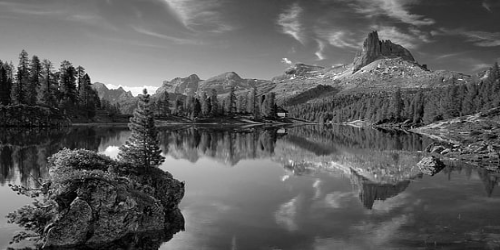
#> input picture A2/data/img1.png, 500 x 250 px
$ jupyter execute Q1.ipynb
#> lines starting #> are read from the running program, lines starting #| are printed output that depends on the picture; after the words box and inside, x2 and y2 are one past the last pixel; in counts of white or black regions, pixels touching at a corner belong together; long printed decimals are rounded
#> further down, image1 is the input picture: shape (250, 500); min 0, max 255, mean 93.1
[cell 1]
import cv2
import numpy as np
import pandas as pd
from scipy.signal import convolve2d
import math
import matplotlib.pyplot as plt
from scipy.fft import fft2, ifft2, fftshift, ifftshift
import time

[cell 2]
def disk_kernel(radius:float)->np.array:
#> called with radius = 5
    size = 2*math.ceil(radius) +1
    kernel = np.zeros((size,size))
    a = size //2
    for i in range(size):
        for j in range(size):
            x = i-a
            y = j-a
            distance = np.sqrt(x**2 + y**2)
            if(distance <=radius-0.5):
                kernel[i,j] = 1
            elif(distance >= radius-0.5 and distance <= radius +0.5):
                kernel[i,j] = np.round(radius +0.5 - distance,3)
            else:
                kernel[i,j] = 0
    return kernel

def convolve(image:np.array,kernel:np.array)->np.array:
    x,y = image.shape[0]//2,image.shape[1]//2
#> x = 125; y = 250
    image_shape = image.shape
#> image_shape = (250, 500)
    padded_image = np.pad(image,((image_shape[0]//2,image_shape[0]//2),(image_shape[1]//2,image_shape[1]//2)),mode='reflect')
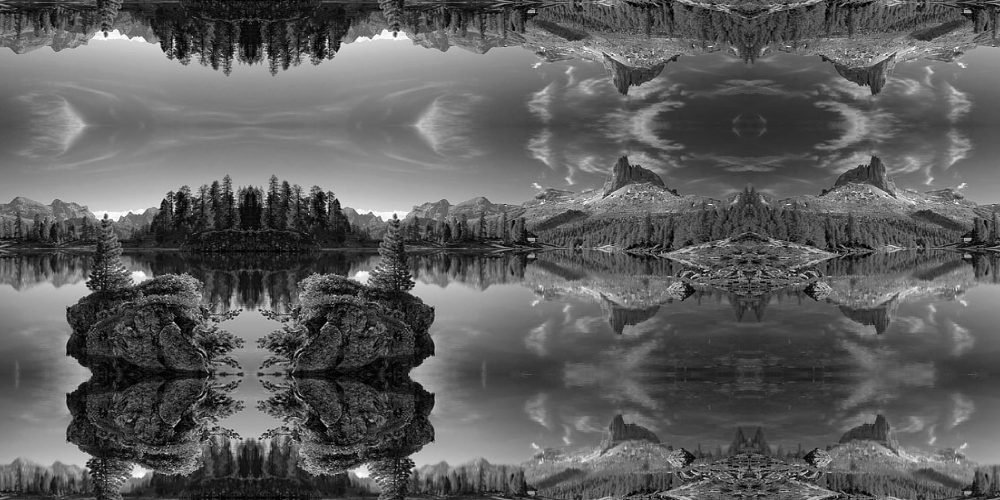
#> padded_image: shape (500, 1000); min 0, max 255, mean 93.2

    convolved_image =convolve2d(padded_image,kernel,mode='same')
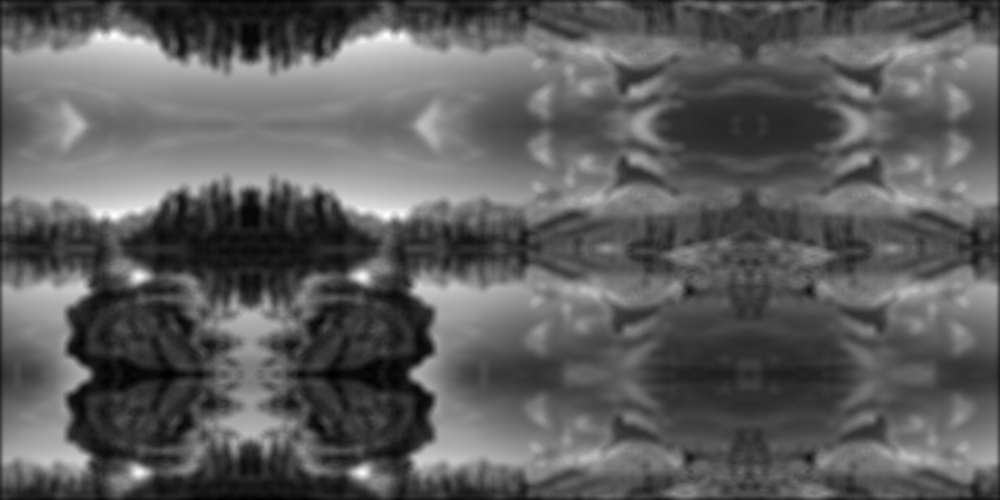
#> convolved_image: shape (500, 1000) float64; min 590.2, max 18997.1, mean 7331.8; drawn with min black and max white
    out_image = convolved_image[x:x+image.shape[0],y:y+image.shape[1]]
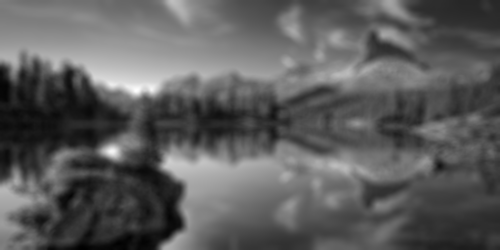
#> out_image: shape (250, 500) float64; min 694.3, max 18997.1, mean 7370.8; drawn with min black and max white
    out_image =((out_image - np.min(out_image))/(np.max(out_image)-np.min(out_image)) *255).astype(np.uint8)
#| Q1 a image shape (250, 500)
    return out_image.astype(np.uint8)

#########################################################################
def blur_using_fft(image:np.array,kernel:np.array,intermediate=False)->np.array:
#> called with kernel = array of shape (11, 11), intermediate = True
    image_shape = image.shape
#> image_shape = (250, 500)
    padded_image = np.pad(image,((image_shape[0]//2,image_shape[0]//2),(image_shape[1]//2,image_shape[1]//2)),mode='reflect')
    padded_kernel = np.zeros(padded_image.shape)
    padded_kernel[(padded_kernel.shape[0] // 2 - kernel.shape[0] // 2):(padded_kernel.shape[0] // 2 + kernel.shape[0] // 2 + 1),
                  (padded_kernel.shape[1] // 2 - kernel.shape[1] // 2):(padded_kernel.shape[1] // 2 + kernel.shape[1] // 2 + 1)] = kernel
    padded_kernel = fftshift(padded_kernel)
    F_image = fft2(padded_image)
    F_kernel = fft2(padded_kernel)
    Image_filtered = F_image*F_kernel
    inversed = np.real(ifft2(Image_filtered))
    x,y = image_shape[0]//2,image_shape[1]//2
#> x = 125; y = 250
    out_image =inversed[x:x+image_shape[0],y:y+image_shape[1]]
    out_image =((out_image - np.min(out_image))/(np.max(out_image)-np.min(out_image)) *255).astype(np.uint8)

    if(intermediate):

        log_spectrum_shifted = np.log(np.abs(fftshift(F_image)))
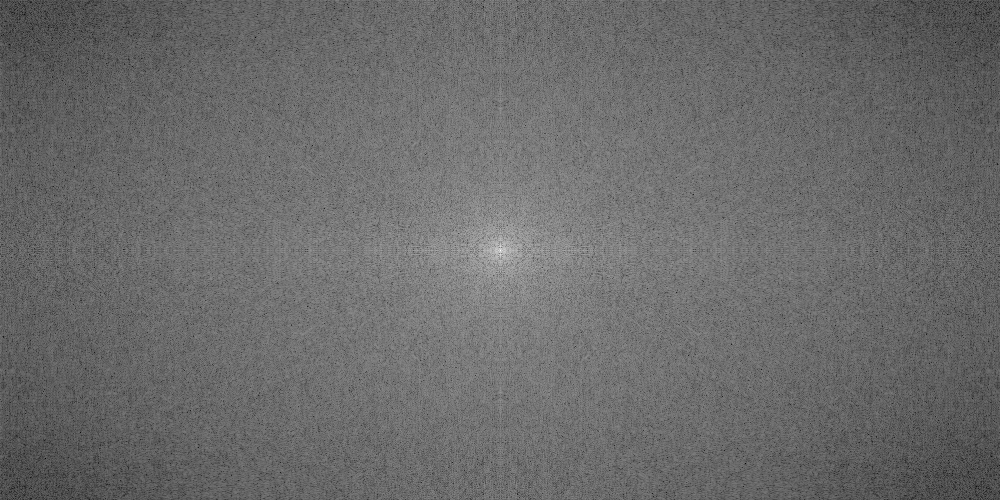
#> log_spectrum_shifted: shape (500, 1000) float64; min 2.12, max 17.66, mean 8.65; drawn with min black and max white
        log_spectrum_shifted = (255*(log_spectrum_shifted - np.min(log_spectrum_shifted))/(np.max(log_spectrum_shifted) - np.min(log_spectrum_shifted))).astype(np.uint8)
        cv2.imwrite("output_images/Q1/Q1_b_shifted_spectrum.png",log_spectrum_shifted,[cv2.IMWRITE_PNG_COMPRESSION,0])
        log_shifted_filtered =  np.log(np.abs(fftshift(Image_filtered)))
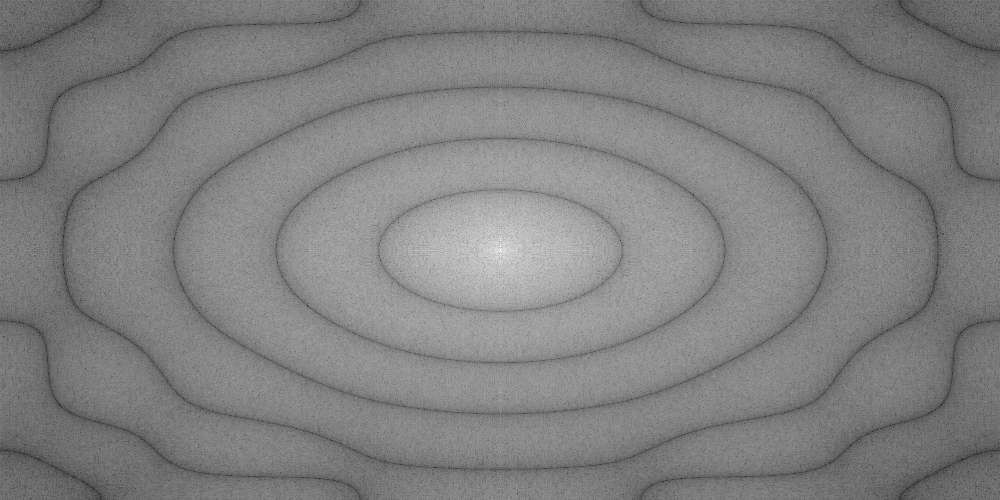
#> log_shifted_filtered: shape (500, 1000) float64; min -4.48, max 22.03, mean 8.9; drawn with min black and max white
        log_shifted_filtered = (255*(log_shifted_filtered - np.min(log_shifted_filtered))/(np.max(log_shifted_filtered) - np.min(log_shifted_filtered))).astype(np.uint8)
        cv2.imwrite("output_images/Q1/Q1_b_shifted_filtered_image.png",log_shifted_filtered,[cv2.IMWRITE_PNG_COMPRESSION,0])
        log_shifted_kernel = np.log(np.abs(fftshift(F_kernel)))
        log_shifted_kernel = 255*(log_shifted_kernel-np.min(log_shifted_kernel))/(np.max(log_shifted_kernel) - np.min(log_shifted_kernel))
        cv2.imwrite("output_images/Q1/Q1_b_shifted_kernel_image.png",log_shifted_kernel,[cv2.IMWRITE_PNG_COMPRESSION,0])
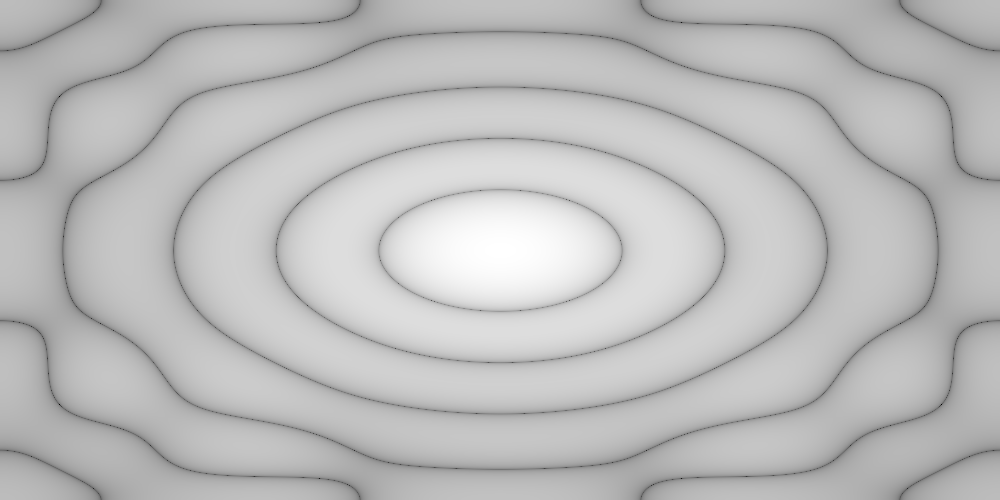
#> saved as Q1_b_shifted_kernel_image.png: shape (500, 1000); min 0, max 255, mean 187.7

    return out_image.astype(np.uint8)

[cell 3]
image1 = cv2.imread("data/img1.png", cv2.IMREAD_GRAYSCALE)
plt.imshow(image1, cmap='gray')

plt.axis('off')
plt.show()

[cell 4]
#******************Q1**************************
kernel1 = disk_kernel(5)
filtered_image1 = convolve(image1,kernel1)
cv2.imwrite("output_images/Q1/convolved_image.png",filtered_image1,[cv2.IMWRITE_PNG_COMPRESSION,0])
print("Q1 a image shape",filtered_image1.shape)
plt.imshow(filtered_image1, cmap='gray')
plt.axis('off')
plt.show()

[cell 5]
# image1 = cv2.imread("data/img1.png", cv2.IMREAD_GRAYSCALE)
filtered_image2 =blur_using_fft(image1,kernel1,True)
cv2.imwrite("output_images/Q1/blured_in_frequency_domain.png",filtered_image2,[cv2.IMWRITE_PNG_COMPRESSION,0])
print("Q1 a image shape",filtered_image2.shape)
#| Q1 a image shape (250, 500)
plt.imshow(filtered_image2, cmap='gray')
plt.axis('off')
plt.show()

[cell 6]
z=(filtered_image2==filtered_image1)
#> z: shape (250, 500) bool; every value is 1
p = (z==True)
print("equal values should be ",250*500," equal values ",np.sum(np.array(z)))
#| equal values should be  125000  equal values  125000

[cell 7]
#Q1 d computing execution time
r=1
T_r =0
time_convolution =[]
time_fft =[]
R_list =[]
L=np.minimum(image1.shape[0],image1.shape[1])
#> L = 250
while r < L and T_r <= 1.0:
    kernel = disk_kernel(r)
    start = time.time()
    convolve(image1,kernel)
    start2 = time.time()
    blur_using_fft(image1,kernel)
    start3 = time.time()
    t1 = start2 - start
    t2 = start3 - start2
    time_convolution.append(t1)
    time_fft.append(t2)
    T_r = np.maximum(t1,t2)
    R_list.append(r)
    r = r*2
#> after the loop, R_list = [1, 2, 4, 8, 16]; r = 32; time_convolution = [0.0493, 0.0324, 0.089, 0.281, 1.05]; time_fft = [0.0491, 0.018, 0.018, 0.0183, 0.0197]
print("time_convolution:",time_convolution)
#| time_convolution: [0.04931, 0.03244, 0.08897, 0.2805, 1.055]
print("time fft: ",time_fft)
#| time fft:  [0.04908, 0.01796, 0.01799, 0.0183, 0.01974]
print("Radius_list",R_list)
#| Radius_list [1, 2, 4, 8, 16]

[cell 8]
time_convolution = np.array(time_convolution)
time_fft = np.array(time_fft)
R_list = np.array(R_list)

[cell 9]
plt.figure(figsize=(8, 6))
plt.loglog(R_list, time_convolution, label='Time Convolution', marker='o')
plt.loglog(R_list, time_fft, label='Time FFT', marker='x')
plt.xlabel('Radius (log scale)')
plt.ylabel('Execution Time in (s,log10 scale)')
plt.title('Log-Log Plot of Convolution vs FFT Time')

plt.legend()
ticks = R_list
#> ticks = [1, 2, 4, 8, 16]
tick_labels = [f'$2^{int(np.log2(r))}$' for r in R_list]  # Format as 2^n
#> tick_labels = ['$2^0$', '$2^1$', '$2^2$', '$2^3$', '$2^4$']

plt.xticks(ticks, tick_labels)

plt.grid(True, which="both", ls="--")
plt.savefig("output_images/Q1/plot.png")
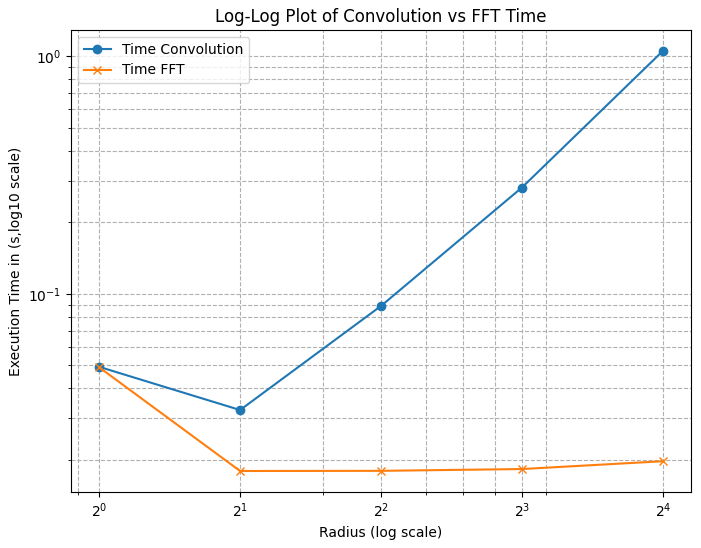
#> figure drawn by matplotlib, 1 panel
plt.show()

$ run again, with A2/data/my_image.png copied over A2/data/img1.png
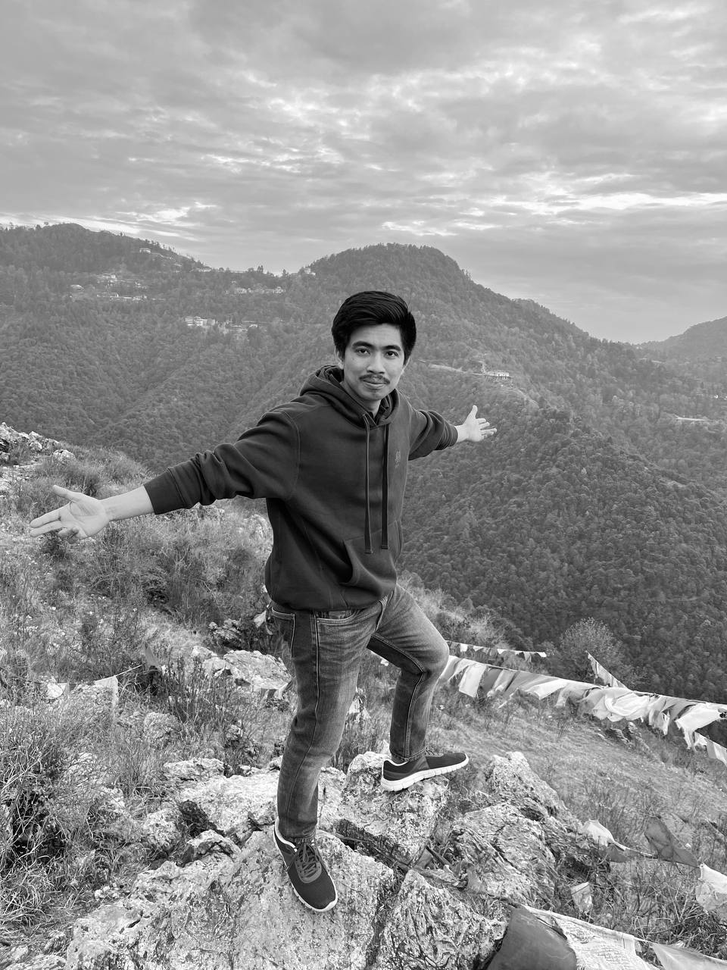
#> input picture A2/data/my_image.png, 727 x 970 px, shrunk from 960 x 1280 before the run
#> image1 is the input picture: shape (970, 727); min 0, max 255, mean 144.2
#| Q1 a image shape (970, 727)
#| Q1 a image shape (970, 727)
#> `z=(filtered_image2==filtered_image1)`:
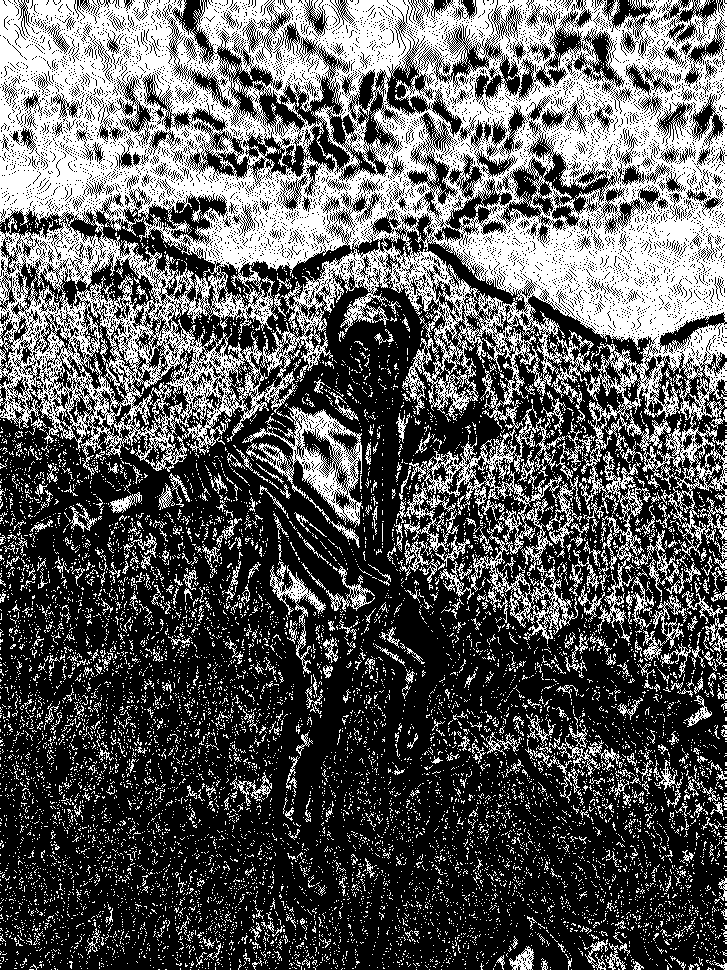
#> z: shape (970, 727) bool; 35.5% white; 10128 white regions (9689 under 20 px), largest, box (x1, y1, x2, y2) and area: (0, 0, 727, 642) 182411, (242, 406, 363, 528) 4103, (409, 405, 562, 571) 3872
#| equal values should be  125000  equal values  250264
#> after the loop `while r < L and T_r <= 1.0:`: R_list = [1, 2, 4, 8]; r = 16; time_convolution = [0.217, 0.187, 0.526, 1.61]; time_fft = [0.501, 0.418, 0.578, 0.401]
#| time_convolution: [0.2173, 0.1869, 0.526, 1.611]
#| time fft:  [0.5011, 0.4184, 0.5782, 0.401]
#| Radius_list [1, 2, 4, 8]
#> ticks = [1, 2, 4, 8]
#> tick_labels = ['$2^0$', '$2^1$', '$2^2$', '$2^3$']
#> `plt.savefig("output_images/Q1/plot.png")`:
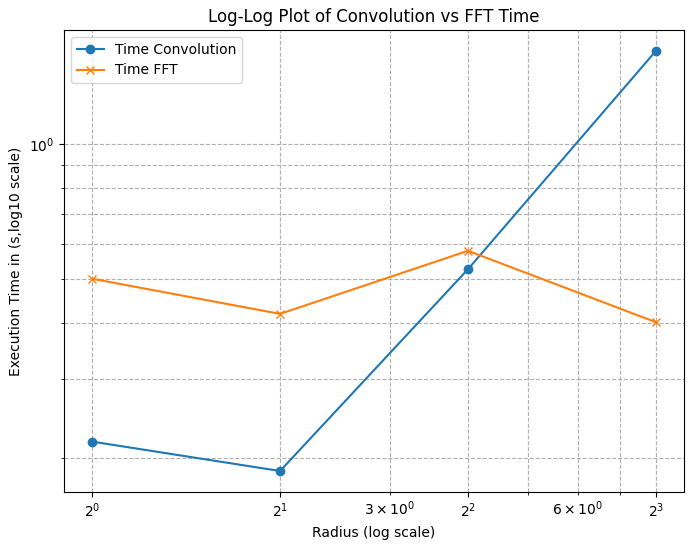
#> figure drawn by matplotlib, 1 panel

$ run again, with A2/data/220213_EM_0491-1.webp saved as A2/data/img1.png
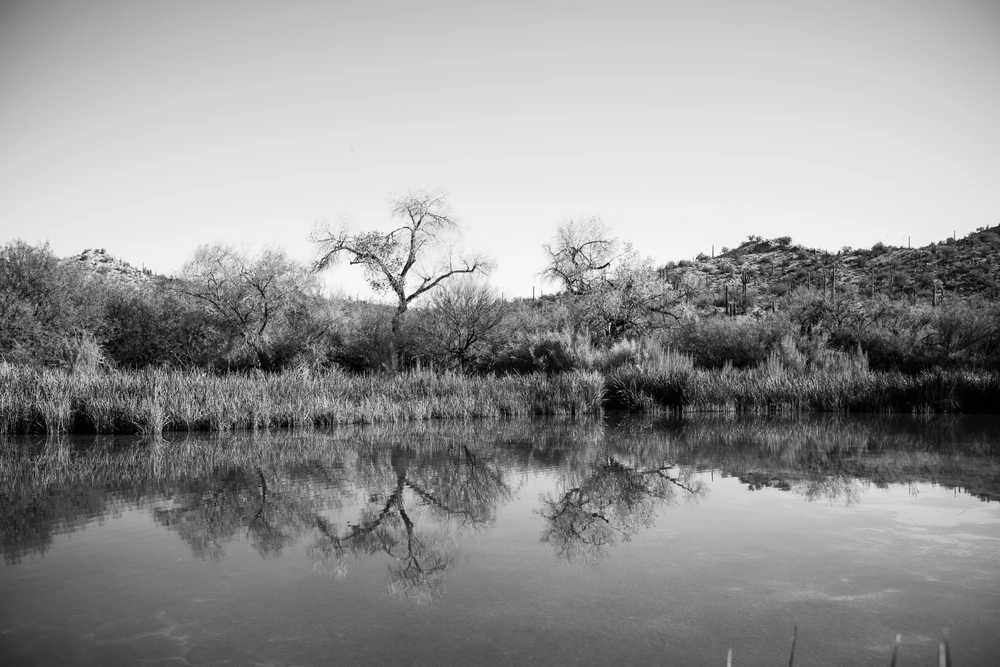
#> input picture A2/data/220213_EM_0491-1.webp, 1000 x 667 px, shrunk from 2000 x 1334 before the run
#| Q1 a image shape (667, 1000)
#| Q1 a image shape (667, 1000)
#> `z=(filtered_image2==filtered_image1)`:
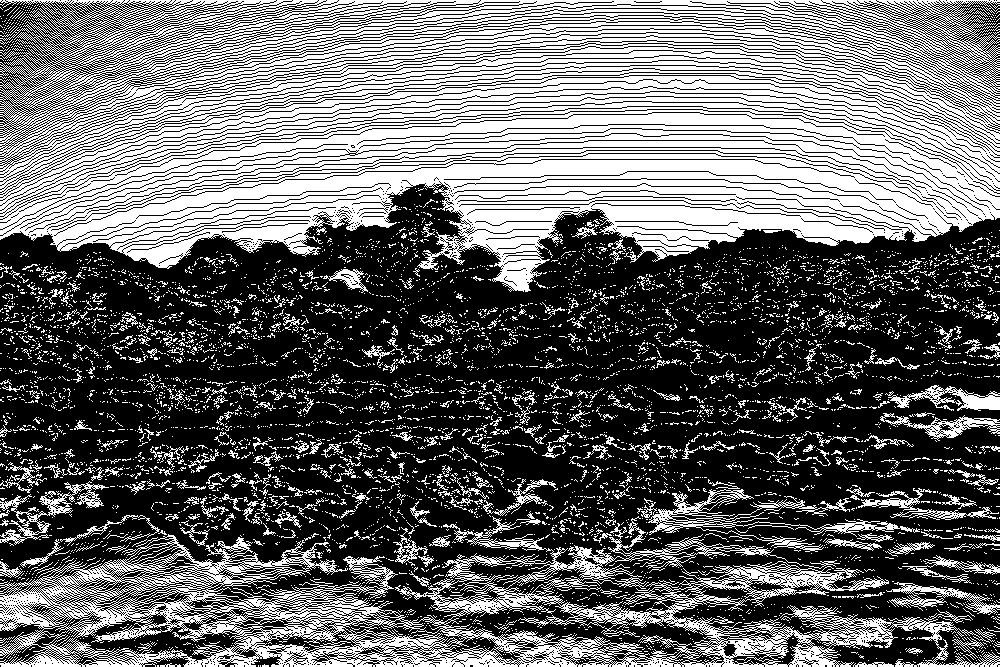
#> z: shape (667, 1000) bool; 40.5% white; 6024 white regions (5657 under 20 px), largest, box (x1, y1, x2, y2) and area: (0, 0, 1000, 292) 179553, (0, 516, 1000, 667) 44724, (641, 489, 920, 552) 2989
#| equal values should be  125000  equal values  269985
#> after the loop `while r < L and T_r <= 1.0:`: R_list = [1, 2, 4, 8]; r = 16; time_convolution = [0.2, 0.191, 0.478, 1.57]; time_fft = [0.29, 0.209, 0.21, 0.284]
#| time_convolution: [0.1998, 0.1906, 0.4778, 1.574]
#| time fft:  [0.2899, 0.2094, 0.2095, 0.2835]
#| Radius_list [1, 2, 4, 8]
#> ticks = [1, 2, 4, 8]
#> tick_labels = ['$2^0$', '$2^1$', '$2^2$', '$2^3$']
#> `plt.savefig("output_images/Q1/plot.png")`:
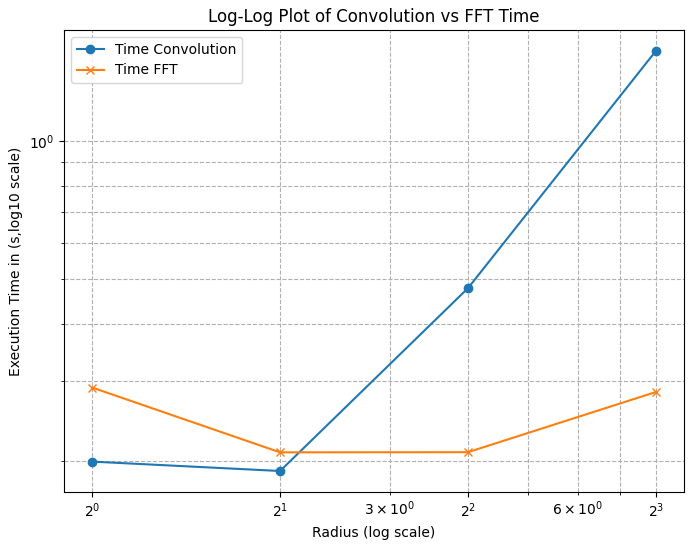
#> figure drawn by matplotlib, 1 panel
